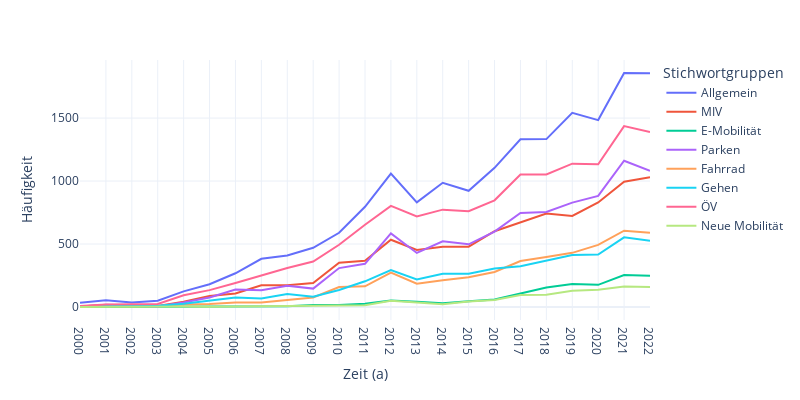

The notebook cell this image was saved under:
### Code cell
fig = px.line(df_total_count_per_year, 
              x=df_total_count_per_year.index,
              y=df_total_count_per_year.columns,
              # hover_name="kommune",
              labels={
                     "jahr": "Zeit (a)",
                     "value": "Häufigkeit",
                     "variable": "Stichwortgruppen"},
              # line_shape="spline", 
              render_mode="svg",
              template='plotly_white',
              width=800, 
              height=400
             )
fig.show()

### Figure 1 — Plotly figure (JSON) as saved in the notebook; plotly's stock layout.template omitted (floating-point values rounded to 4 significant figures)
{"data": [{"hovertemplate": "Stichwortgruppen=Allgemein<br>Zeit (a)=%{x}<br>Häufigkeit=%{y}<extra></extra>", "legendgroup": "Allgemein", "line": {"color": "#636efa", "dash": "solid"}, "marker": {"symbol": "circle"}, "mode": "lines", "name": "Allgemein", "orientation": "v", "showlegend": true, "type": "scatter", "x": ["2000", "2001", "2002", "2003", "2004", "2005", "2006", "2007", "2008", "2009", "2010", "2011", "2012", "2013", "2014", "2015", "2016", "2017", "2018", "2019", "2020", "2021", "2022"], "xaxis": "x", "y": [33, 54, 35, 50, 124, 181, 268, 383, 409, 470, 589, 796, 1059, 831, 986, 923, 1105, 1332, 1333, 1542, 1484, 1858, 1857], "yaxis": "y"}, {"hovertemplate": "Stichwortgruppen=MIV<br>Zeit (a)=%{x}<br>Häufigkeit=%{y}<extra></extra>", "legendgroup": "MIV", "line": {"color": "#EF553B", "dash": "solid"}, "marker": {"symbol": "circle"}, "mode": "lines", "name": "MIV", "orientation": "v", "showlegend": true, "type": "scatter", "x": ["2000", "2001", "2002", "2003", "2004", "2005", "2006", "2007", "2008", "2009", "2010", "2011", "2012", "2013", "2014", "2015", "2016", "2017", "2018", "2019", "2020", "2021", "2022"], "xaxis": "x", "y": [5, 13, 13, 9, 41, 88, 108, 173, 173, 191, 351, 367, 534, 453, 479, 479, 602, 672, 742, 723, 830, 994, 1030], "yaxis": "y"}, {"hovertemplate": "Stichwortgruppen=E-Mobilität<br>Zeit (a)=%{x}<br>Häufigkeit=%{y}<extra></extra>", "legendgroup": "E-Mobilität", "line": {"color": "#00cc96", "dash": "solid"}, "marker": {"symbol": "circle"}, "mode": "lines", "name": "E-Mobilität", "orientation": "v", "showlegend": true, "type": "scatter", "x": ["2000", "2001", "2002", "2003", "2004", "2005", "2006", "2007", "2008", "2009", "2010", "2011", "2012", "2013", "2014", "2015", "2016", "2017", "2018", "2019", "2020", "2021", "2022"], "xaxis": "x", "y": [0, 0, 1, 0, 3, 1, 4, 4, 5, 15, 15, 26, 52, 41, 29, 45, 59, 107, 154, 183, 176, 254, 248], "yaxis": "y"}, {"hovertemplate": "Stichwortgruppen=Parken<br>Zeit (a)=%{x}<br>Häufigkeit=%{y}<extra></extra>", "legendgroup": "Parken", "line": {"color": "#ab63fa", "dash": "solid"}, "marker": {"symbol": "circle"}, "mode": "lines", "name": "Parken", "orientation": "v", "showlegend": true, "type": "scatter", "x": ["2000", "2001", "2002", "2003", "2004", "2005", "2006", "2007", "2008", "2009", "2010", "2011", "2012", "2013", "2014", "2015", "2016", "2017", "2018", "2019", "2020", "2021", "2022"], "xaxis": "x", "y": [4, 17, 11, 4, 36, 75, 139, 133, 169, 146, 309, 343, 584, 429, 521, 498, 599, 746, 754, 829, 882, 1161, 1081], "yaxis": "y"}, {"hovertemplate": "Stichwortgruppen=Fahrrad<br>Zeit (a)=%{x}<br>Häufigkeit=%{y}<extra></extra>", "legendgroup": "Fahrrad", "line": {"color": "#FFA15A", "dash": "solid"}, "marker": {"symbol": "circle"}, "mode": "lines", "name": "Fahrrad", "orientation": "v", "showlegend": true, "type": "scatter", "x": ["2000", "2001", "2002", "2003", "2004", "2005", "2006", "2007", "2008", "2009", "2010", "2011", "2012", "2013", "2014", "2015", "2016", "2017", "2018", "2019", "2020", "2021", "2022"], "xaxis": "x", "y": [5, 9, 6, 8, 19, 24, 36, 36, 55, 76, 159, 164, 273, 185, 213, 236, 278, 365, 397, 430, 493, 606, 589], "yaxis": "y"}, {"hovertemplate": "Stichwortgruppen=Gehen<br>Zeit (a)=%{x}<br>Häufigkeit=%{y}<extra></extra>", "legendgroup": "Gehen", "line": {"color": "#19d3f3", "dash": "solid"}, "marker": {"symbol": "circle"}, "mode": "lines", "name": "Gehen", "orientation": "v", "showlegend": true, "type": "scatter", "x": ["2000", "2001", "2002", "2003", "2004", "2005", "2006", "2007", "2008", "2009", "2010", "2011", "2012", "2013", "2014", "2015", "2016", "2017", "2018", "2019", "2020", "2021", "2022"], "xaxis": "x", "y": [6, 6, 11, 10, 25, 49, 76, 68, 103, 82, 135, 204, 293, 218, 264, 264, 305, 324, 369, 412, 417, 553, 525], "yaxis": "y"}, {"hovertemplate": "Stichwortgruppen=ÖV<br>Zeit (a)=%{x}<br>Häufigkeit=%{y}<extra></extra>", "legendgroup": "ÖV", "line": {"color": "#FF6692", "dash": "solid"}, "marker": {"symbol": "circle"}, "mode": "lines", "name": "ÖV", "orientation": "v", "showlegend": true, "type": "scatter", "x": ["2000", "2001", "2002", "2003", "2004", "2005", "2006", "2007", "2008", "2009", "2010", "2011", "2012", "2013", "2014", "2015", "2016", "2017", "2018", "2019", "2020", "2021", "2022"], "xaxis": "x", "y": [8, 19, 22, 24, 93, 134, 190, 252, 310, 361, 494, 653, 803, 719, 773, 760, 847, 1052, 1053, 1138, 1133, 1436, 1389], "yaxis": "y"}, {"hovertemplate": "Stichwortgruppen=Neue Mobilität<br>Zeit (a)=%{x}<br>Häufigkeit=%{y}<extra></extra>", "legendgroup": "Neue Mobilität", "line": {"color": "#B6E880", "dash": "solid"}, "marker": {"symbol": "circle"}, "mode": "lines", "name": "Neue Mobilität", "orientation": "v", "showlegend": true, "type": "scatter", "x": ["2000", "2001", "2002", "2003", "2004", "2005", "2006", "2007", "2008", "2009", "2010", "2011", "2012", "2013", "2014", "2015", "2016", "2017", "2018", "2019", "2020", "2021", "2022"], "xaxis": "x", "y": [0, 2, 1, 0, 4, 1, 3, 1, 4, 5, 7, 14, 49, 34, 22, 44, 56, 96, 97, 129, 137, 162, 158], "yaxis": "y"}], "layout": {"height": 400, "legend": {"title": {"text": "Stichwortgruppen"}, "tracegroupgap": 0}, "margin": {"t": 60}, "width": 800, "xaxis": {"anchor": "y", "autorange": true, "domain": [0, 1], "range": [0, 22], "title": {"text": "Zeit (a)"}, "type": "category"}, "yaxis": {"anchor": "x", "autorange": true, "domain": [0, 1], "range": [-103.2, 1961.0], "title": {"text": "Häufigkeit"}, "type": "linear"}}}
